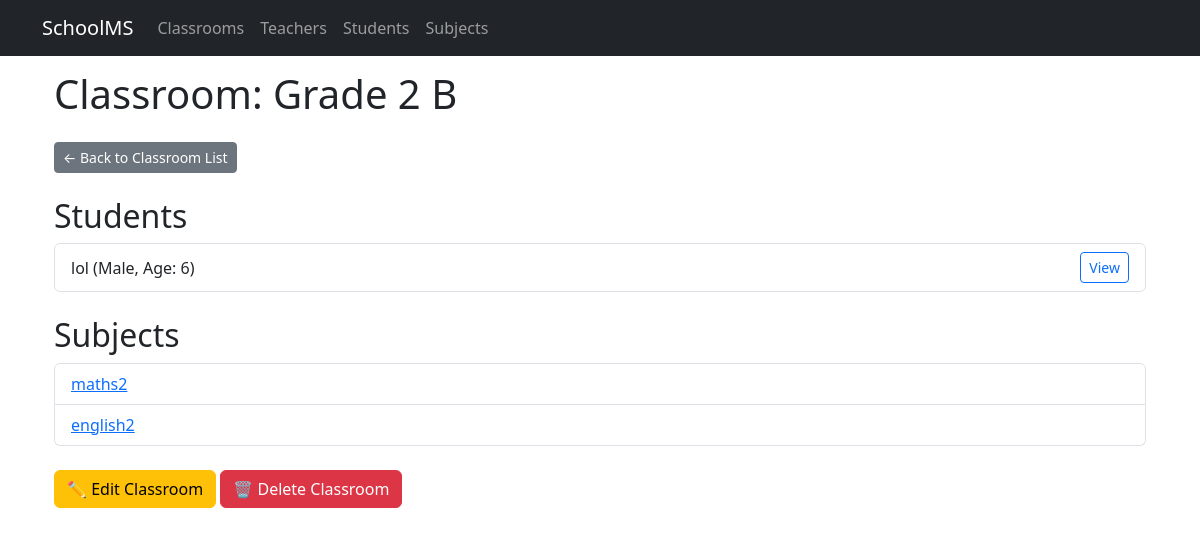
Before: /classrooms/4/ with the older database file.
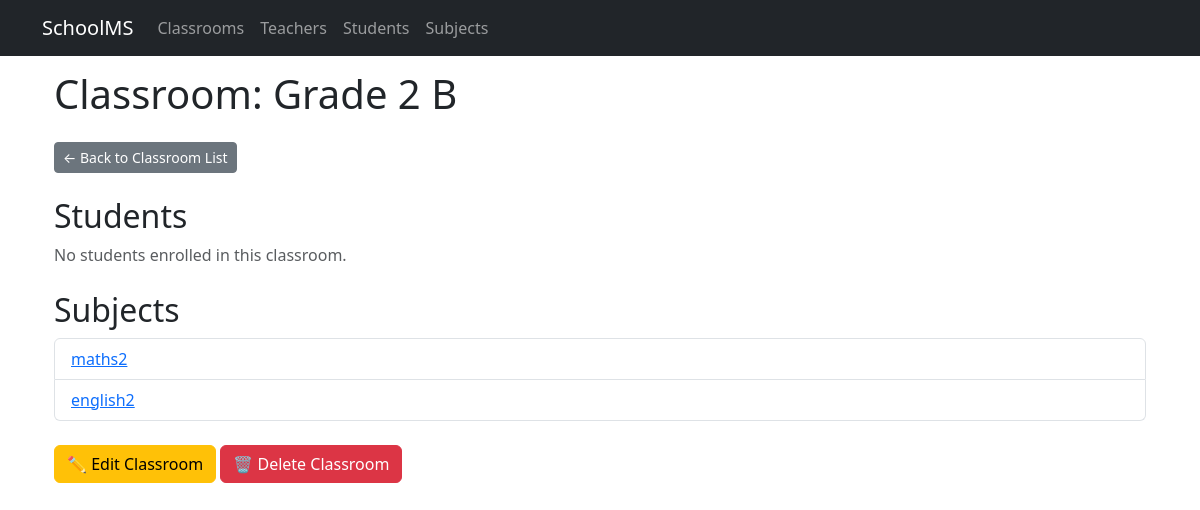
After: the same page with the newer database file.
### school/models.py (models this page shows, shortened)
class Student(models.Model):
    GENDER_CHOICES = [('Male', 'Male'), ('Female', 'Female'), ('Other', 'Other')]
    name = models.CharField(max_length=100)
    age = models.PositiveIntegerField()
    gender = models.CharField(max_length=10, choices=GENDER_CHOICES)
    photo = models.ImageField(upload_to='student_photos/', blank=True, null=True)
    address = models.TextField(blank=True)
    parent_contact = models.CharField(max_length=20, blank=True)
    classroom = models.ForeignKey(ClassRoom, on_delete=models.CASCADE, related_name='students')

class Subject(models.Model):
    name = models.CharField(max_length=100)
    classroom = models.ForeignKey(ClassRoom, on_delete=models.CASCADE, related_name='subjects')

### school/views.py (the view)
# urls.py: path('classrooms/<int:pk>/', views.classroom_detail, name='classroom_detail'),
def classroom_detail(request, pk):
    classroom = get_object_or_404(ClassRoom, pk=pk)
    students = Student.objects.filter(classroom=classroom)
    subjects = Subject.objects.filter(classroom=classroom)
    context = {
        'classroom': classroom,
        'students': students,
        'subjects': subjects,
    }
    return render(request, 'school/classroom_detail.html', context)

### school/templates/school/classroom_detail.html (shortened to what this page needs)
{% extends 'school/base.html' %}
{% block content %}
<div class="container">
    <h1 class="mb-4">Classroom: {{ classroom.name }} {{ classroom.section }}</h1>
    <p><a href="{% url 'classroom_list' %}" class="btn btn-secondary btn-sm">← Back to Classroom List</a></p>
    <h2 class="mt-4">Students</h2>
    {% if students %}
        <ul class="list-group mb-4">
            {% for student in students %}
                <li class="list-group-item d-flex justify-content-between align-items-center">
                    {{ student.name }} ({{ student.gender }}, Age: {{ student.age }})
                    <a href="{% url 'student_detail' student.pk %}" class="btn btn-outline-primary btn-sm">View</a>
                </li>
            {% endfor %}
        </ul>
    {% else %}
        <p class="text-muted">No students enrolled in this classroom.</p>
    {% endif %}
    <h2 class="mt-4">Subjects</h2>
    {% if subjects %}
        <ul class="list-group mb-4">
            {% for subject in subjects %}
                <li class="list-group-item">
                    <a href="{% url 'subject_detail' subject.pk %}">{{ subject.name }}</a>
                </li>
            {% endfor %}
        </ul>
    {% else %}
        <p class="text-muted">No subjects assigned to this classroom.</p>
    {% endif %}
    <p class="mt-4">
        <a href="{% url 'classroom_update' classroom.pk %}" class="btn btn-warning">✏️ Edit Classroom</a>
        <a href="{% url 'delete_classroom' classroom.pk %}" class="btn btn-danger">🗑️ Delete Classroom</a>
    </p>
</div>
{% endblock %}

Changed rows visible on the page:
removed Student: name "lol", gender "Male", age "6"
Other visible differences:
text now shown: "No students enrolled in this classroom."
